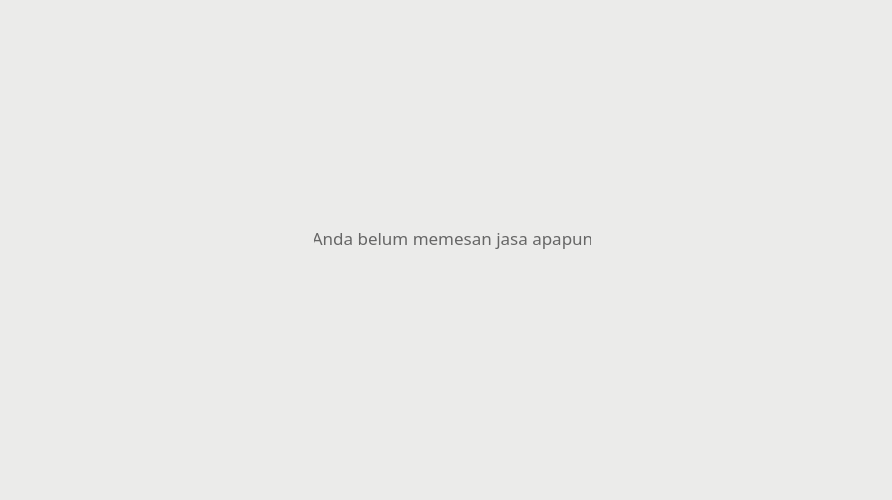
<?xml version="1.0" encoding="UTF-8"?>
<ui version="4.0">
 <class>form_psnJasa</class>
 <widget class="QWidget" name="form_psnJasa">
  <property name="geometry">
   <rect>
    <x>0</x>
    <y>0</y>
    <width>892</width>
    <height>500</height>
   </rect>
  </property>
  <property name="font">
   <font>
    <pointsize>6</pointsize>
   </font>
  </property>
  <property name="windowTitle">
   <string/>
  </property>
  <property name="styleSheet">
   <string notr="true">background-color: #ebebea;</string>
  </property>
  <widget class="QWidget" name="form_dboardPesanan" native="true">
   <property name="geometry">
    <rect>
     <x>38</x>
     <y>20</y>
     <width>842</width>
     <height>454</height>
    </rect>
   </property>
   <property name="styleSheet">
    <string notr="true">background-color: #ebebea;</string>
   </property>
   <widget class="QScrollArea" name="scrollArea">
    <property name="geometry">
     <rect>
      <x>2</x>
      <y>0</y>
      <width>841</width>
      <height>454</height>
     </rect>
    </property>
    <property name="styleSheet">
     <string notr="true">border: 2px solid transparent;
background-color: transparent;</string>
    </property>
    <property name="widgetResizable">
     <bool>true</bool>
    </property>
    <widget class="QWidget" name="scrollAreaWidgetContents">
     <property name="geometry">
      <rect>
       <x>0</x>
       <y>0</y>
       <width>818</width>
       <height>450</height>
      </rect>
     </property>
     <property name="sizePolicy">
      <sizepolicy hsizetype="Fixed" vsizetype="Fixed">
       <horstretch>0</horstretch>
       <verstretch>0</verstretch>
      </sizepolicy>
     </property>
     <layout class="QVBoxLayout" name="verticalLayout_2">
      <property name="spacing">
       <number>10</number>
      </property>
      <property name="leftMargin">
       <number>90</number>
      </property>
      <property name="topMargin">
       <number>20</number>
      </property>
      <property name="rightMargin">
       <number>90</number>
      </property>
      <property name="bottomMargin">
       <number>30</number>
      </property>
      <item>
       <widget class="QFrame" name="frame_pesananKosong">
        <property name="minimumSize">
         <size>
          <width>638</width>
          <height>400</height>
         </size>
        </property>
        <property name="styleSheet">
         <string notr="true">background-color:transparent;</string>
        </property>
        <property name="frameShape">
         <enum>QFrame::StyledPanel</enum>
        </property>
        <property name="frameShadow">
         <enum>QFrame::Raised</enum>
        </property>
        <widget class="QLabel" name="Lbl_pesananKosong">
         <property name="geometry">
          <rect>
           <x>180</x>
           <y>180</y>
           <width>281</width>
           <height>31</height>
          </rect>
         </property>
         <property name="font">
          <font>
           <family>Montaser Arabic</family>
           <pointsize>13</pointsize>
          </font>
         </property>
         <property name="styleSheet">
          <string notr="true">font-family: Montaser Arabic;
color: #666666;
background-color: transparent;</string>
         </property>
         <property name="text">
          <string>Anda belum memesan jasa apapun</string>
         </property>
         <property name="alignment">
          <set>Qt::AlignCenter</set>
         </property>
        </widget>
       </widget>
      </item>
     </layout>
    </widget>
   </widget>
   <widget class="QLabel" name="label">
    <property name="geometry">
     <rect>
      <x>0</x>
      <y>112</y>
      <width>824</width>
      <height>341</height>
     </rect>
    </property>
    <property name="text">
     <string/>
    </property>
    <property name="pixmap">
     <pixmap resource="../Resources_rc/resources.qrc">:/Images/Aset/Shadow_blue.jpg</pixmap>
    </property>
    <property name="scaledContents">
     <bool>true</bool>
    </property>
   </widget>
   <zorder>label</zorder>
   <zorder>scrollArea</zorder>
  </widget>
 </widget>
 <resources>
  <include location="../Resources_rc/resources.qrc"/>
  <include location="../Resources_rc/resources.qrc"/>
  <include location="../Resources_rc/resources.qrc"/>
 </resources>
 <connections/>
</ui>
